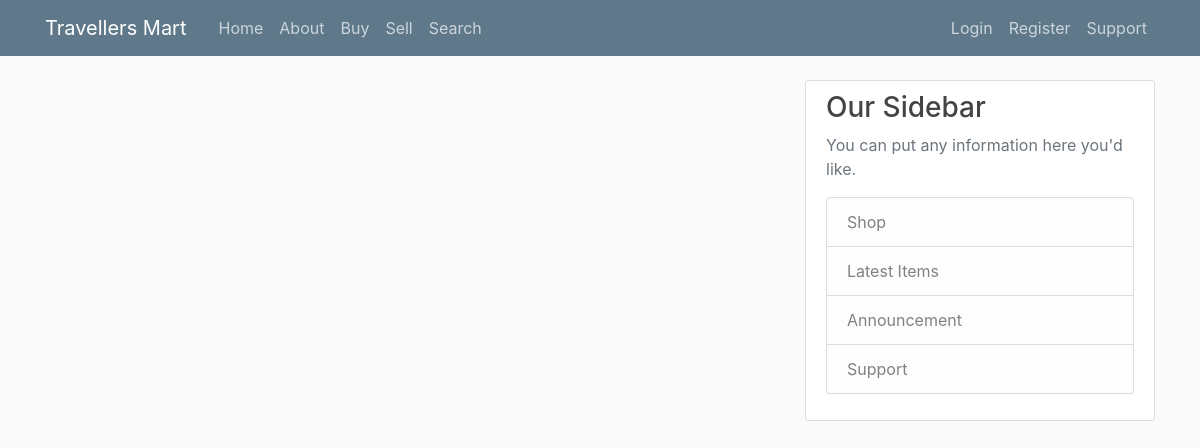
Page /home on the earlier database version.
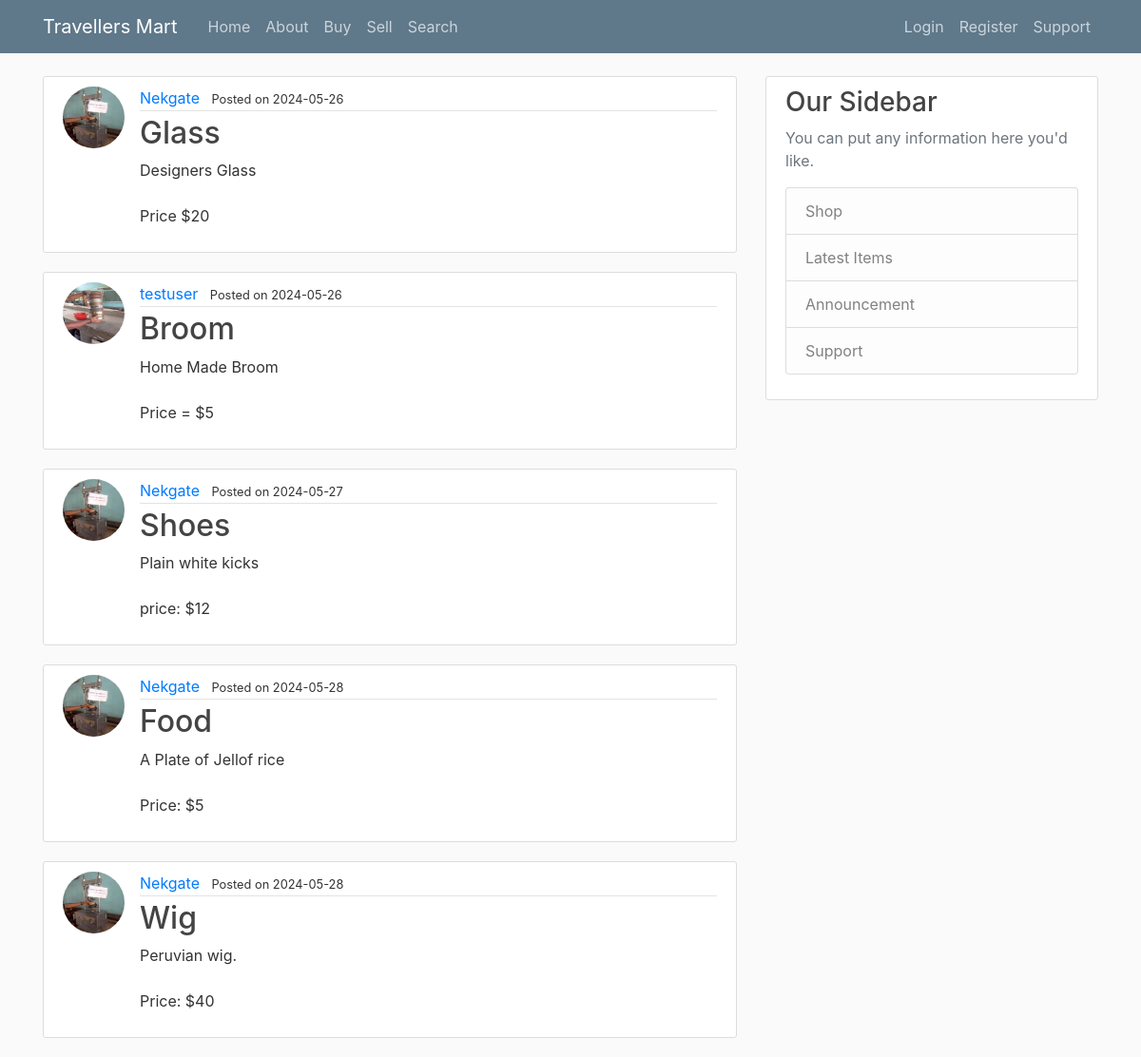
Same page on the later database version.
### flask_station/models.py (models this page shows, shortened)
class Post(db.Model):
    id = db.Column(db.Integer, primary_key=True)
    selling_item = db.Column(db.String(100), nullable=False,)
    price = db.Column(db.Text, nullable=False)
    date_posted = db.Column(db.DateTime, nullable=False, default=datetime.utcnow)
    user_id = db.Column(db.Integer, db.ForeignKey('user.id'), nullable=False)

class User(db.Model, UserMixin):
    id = db.Column(db.Integer, primary_key=True)
    username = db.Column(db.String(20), unique=True, nullable=False)
    email = db.Column(db.String(120), unique=True, nullable=False)
    image_file = db.Column(db.String(20), nullable=False, default='default.jpeg')
    password = db.Column(db.String(60), nullable=False)
    posts = db.relationship('Post', backref='merchant', lazy="dynamic")

### flask_station/routes.py (the view)
@app.route('/')
@app.route('/home')
def home():
    posts = Post.query.all()
    return render_template('home.html', posts=posts)

### flask_station/templates/home.html
{% extends "layout.html" %}
{% block content %}
    {% for post in posts %}
        <article class="media content-section">
          <img class=" rounded-circle article-img" src="{{ url_for('static', filename='profile_pics/' + post.merchant.image_file) }}">
            <div class="media-body">
            <div class="article-metadata">
                <a class="mr-2" href="#">{{ post.merchant.username }}</a>
                <small>Posted on {{ post.date_posted.strftime('%Y-%m-%d') }}</small>
            </div>
            <h2><a class="article-title" href="{{ url_for('post', post_id=post.id) }}">{{ post.selling_item }}</a></h2>
            <p class="article-content">{{ post.price }}</p>
        </div>
      </article>
    {% endfor %}
{% endblock content %}

### flask_station/templates/layout.html (shortened to what this page needs)
<!DOCTYPE html>
<html>
<head>
     <link rel="stylesheet" href="https://maxcdn.bootstrapcdn.com/bootstrap/4.0.0/css/bootstrap.min.css">
     <link rel="stylesheet" type="text/css" href="{{url_for('static', filename='main.css') }}">
</head>
<body>
    <header class="site-header">
        <nav class="navbar navbar-expand-md navbar-dark bg-steel fixed-top">
          <div class="container">
            <a class="navbar-brand mr-4" href="/">Travellers Mart</a>
            <div class="collapse navbar-collapse" id="navbarToggle">
              <div class="navbar-nav mr-auto">
                <a class="nav-item nav-link" href="{{ url_for('home') }}">Home</a>
                <a class="nav-item nav-link" href="{{ url_for('about') }}">About</a>
                <a class="nav-item nav-link" href="{{ url_for('buy') }}">Buy</a>
                <a class="nav-item nav-link" href="{{ url_for('sell') }}">Sell</a>
                <a class="nav-item nav-link" href="{{ url_for('search') }}">Search</a>
              </div>
              <div class="navbar-nav">
                {% if current_user.is_authenticated %}
                  <a class="nav-item nav-link" href="{{ url_for('new_post') }}">New Item</a>
                  <a class="nav-item nav-link" href="{{ url_for('account') }}">Account</a>
                  <a class="nav-item nav-link" href="{{ url_for('logout') }}">Logout</a>
                {% else %}
                  <a class="nav-item nav-link" href="{{ url_for('login') }}">Login</a>
                  <a class="nav-item nav-link" href="{{ url_for('register') }}">Register</a>
                  <a class="nav-item nav-link" href="{{ url_for('support') }}">Support</a>
                {% endif %}
              </div>
              </div>
            </div>
        </nav>
      </header>
      <main role="main" class="container">
        <div class="row">
          <div class="col-md-8">
            {% block content %}{% endblock %}
          </div>
          <div class="col-md-4">
            <div class="content-section">
              <h3>Our Sidebar</h3>
              <p class='text-muted'>You can put any information here you'd like.
                <ul class="list-group">
                  <li class="list-group-item list-group-item-light">Shop</li>
                  <li class="list-group-item list-group-item-light">Latest Items</li>
                  <li class="list-group-item list-group-item-light">Announcement</li>
                  <li class="list-group-item list-group-item-light">Support</li>
                </ul>
              </p>
            </div>
          </div>
        </div>
      </main>
</body>
</html>

### flask_station/static/main.css (style rules this page uses)
body { background: #fafafa; color: #333333; margin-top: 5rem; }
h1, h2, h3, h4, h5, h6 { color: #444444; }
.bg-steel { background-color: #5f788a; }
.site-header .navbar-nav .nav-link { color: #cbd5db; }
.content-section { background: #ffffff; padding: 10px 20px; border: 1px solid #dddddd; border-radius: 3px; margin-bottom: 20px; }
.article-title { color: #444444; }
.article-content { white-space: pre-line; }
.article-img { height: 65px; width: 65px; margin-right: 16px; }
.article-metadata { padding-bottom: 1px; margin-bottom: 4px; border-bottom: 1px solid #e3e3e3 }

Differences in the rows shown:
added Post: image_file (picture), merchant.username "Nekgate", date_posted "2024-05-26", selling_item "Glass", price "Designers Glass Price $20"
added Post: image_file (picture), merchant.username "testuser", date_posted "2024-05-26", selling_item "Broom", price "Home Made Broom Price = $5"
added Post: image_file (picture), merchant.username "Nekgate", date_posted "2024-05-27", selling_item "Shoes", price "Plain white kicks price: $12"
added Post: image_file (picture), merchant.username "Nekgate", date_posted "2024-05-28", selling_item "Food", price "A Plate of Jellof rice Price: $5"
added Post: image_file (picture), merchant.username "Nekgate", date_posted "2024-05-28", selling_item "Wig", price "Peruvian wig. Price: $40"
